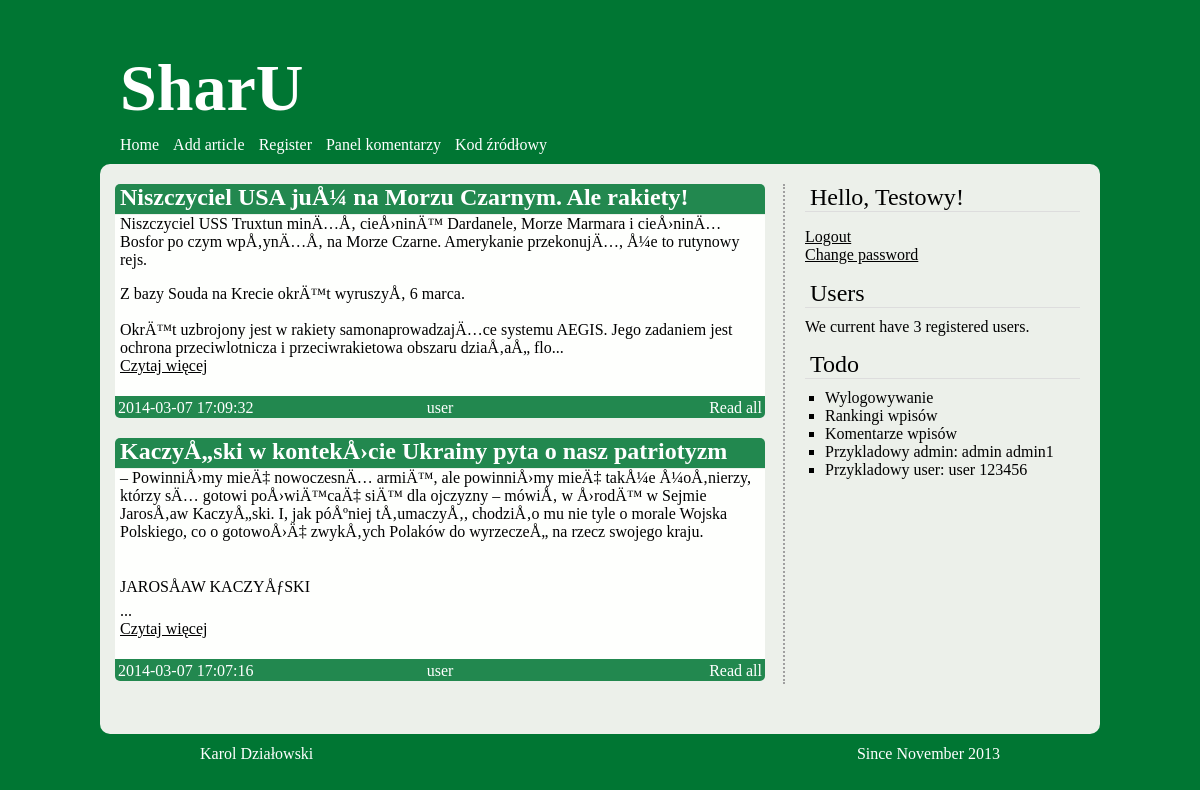
Screenshot of /index.php (signed in) with the database file from the repository.
### tables this page shows
CREATE TABLE IF NOT EXISTS `articles` (
  `id` int(11) NOT NULL AUTO_INCREMENT,
  `title` text NOT NULL,
  `content` text NOT NULL,
  `excerpt` text NOT NULL,
  `author` text NOT NULL,
  `date` timestamp NOT NULL DEFAULT CURRENT_TIMESTAMP,
  PRIMARY KEY (`id`)
);

CREATE TABLE IF NOT EXISTS `users` (
  `user_id` int(11) NOT NULL AUTO_INCREMENT,
  `username` varchar(32) NOT NULL,
  `password` varchar(32) NOT NULL,
  `first_name` varchar(100) NOT NULL,
  `last_name` varchar(100) NOT NULL,
  `email` varchar(255) NOT NULL,
  `active` int(11) NOT NULL DEFAULT '1',
  `moderator` int(11) NOT NULL DEFAULT '0',
  PRIMARY KEY (`user_id`)
);

### core/init.php (called while the page is built, shortened)
<?php
require 'functions/users.php';
if (logged_in() === true) {
    $session_user_id = $_SESSION['user_id'];
    $user_data = user_data($session_user_id, 'user_id', 'username', 'password', 'first_name', 'last_name', 'email');
}
?>

### core/functions/users.php (called while the page is built, shortened)
<?php
function user_data($user_id) {
    $user_id = (int) $user_id;
    $func_num_args = func_num_args();
    $func_get_args = func_get_args();
    if ($func_num_args > 1) {
        unset($func_get_args[0]);
        $fields = '`' . implode('`, `', $func_get_args) . '`';
        $data = mysql_fetch_assoc(mysql_query("SELECT $fields FROM `users` WHERE `user_id` = $user_id"));
        return $data;
    }
}
?>

### includes/articles/show.php (the view, shortened to what this page needs)
<?php
if (isset($_GET['id']) && !empty($_GET['id'])) {
    $result = mysql_query("SELECT id, title, content, excerpt, author, date FROM articles WHERE id=" . $_GET['id']);
    while ($row = mysql_fetch_array($result, MYSQL_NUM)) {
        echo ("
			<div class='news'>
				<div class='tytul'>" . $row[1] . "</div>
				<div class='tresc'>" . $row[2] . "</div>
				<div class='autor'>
				<table style='width: 100%'>
				<tr>
					<td style='width: 33%'>" . $row[5] . "</td>
                                        <td align='center' style='width: 33%'>" . $row[4] . "</td>
					<td align='right' style='width: 33%'><a class='autor' href='edit_article.php?id=" . $_GET['id'] . "'><img src='css/images/edit_ico.png'></a> <a class='autor' href='delete_article.php?id=" . $_GET['id'] . "'><img src='css/images/delete_ico.png'></a> </td>
				</tr>
				</table>
				</div>
			</div>
			");
    }
    mysql_free_result($result);
    include 'includes/comments/show.php';
    ?>
    <form name='comment' action='add_comment.php' method='get'>
        <ul>
            <li>Autor:</li>
            <li> <input type='text' name='author'></input> </li>
            <li> Komentarz: </li>
            <li> <textarea class='ckeditor' name='content' cols='50' rows='10'> </textarea> </li>
            <li> <input type="hidden" name="article_id" value="<?php echo $article_id ?>" </li>
            <li> <input type='submit' value='Wyslij'> </li>
        </ul>
    </form>
<?php
}
else {
    $result = mysql_query("SELECT MAX(id) as id FROM articles");
    $row = mysql_fetch_array($result, MYSQL_ASSOC);
    $id = $row["id"];
    for ($i = $id; $i > 0; $i--) {
        $result = mysql_query("SELECT id, title, content, excerpt, author, date FROM articles WHERE id=" . $i);
        while ($row = mysql_fetch_array($result, MYSQL_NUM)) {
            $small = $row[2];
            if (strlen($small) > 500) {
                $small = substr($row[2], 0, 500) . "... <br> <a href='index.php?id=" . $row[0] . "'>Czytaj więcej</a> ";
            }
            echo("
			<div class='news'>
				<div class='tytul'>" . $row[1] . "</div>
				<div class='tresc'>" . $small . "</div>
				<div class='autor'>
				<table style='width: 100%'>
				<tr>
					<td style='width: 33%'>" . $row[5] . "</td>
					<td align='center' style='width: 33%'> ".$row[4]." </td>
					<td align='right' style='width: 33%'><a class='autor' href='index.php?id=" . $row[0] . "'>Read all</a> </td>
				</tr>
				</table>
				</div>
			</div>
			");
        }
    }
}
?>

### includes/widgets/loggedin.php
<div class="aside">
    <h2 class="widget">Hello, <?php echo $user_data['first_name']; ?>!</h2>
    <form action="login.php" method="post">
        <ul>
            <li> <a href="logout.php">Logout</a> </li>
            <li> <a href="changepassword.php">Change password</a></li>
        </ul>
    </form>
</div>

### css/style.css (style rules this page uses)
body { background-color: #007633; background-size: 100% 100%; }
ul { padding-left: 0px; }
li { list-style-type:none; }
a:link { color: black; }
p { margin-top: 1px; }
div.news { width: 100%; margin-bottom: 20px; }
div.tytul { background-color: #22884F; color: #FFFFFF; height: 30px; border-radius: 5px 5px 0 0; padding-left: 5px; font-size: x-large; font-weight: bold; }
div.tresc { background-color: #FEFFFD; min-height: 10px; padding-left: 5px; margin-bottom: 0px; padding-bottom: 5px; }
div.autor { margin-top: 0px; background-color: #22884F; color: #FFFFFF; height: 22px; border-radius: 0 0 5px 5px; }
a.autor { text-decoration: none; }
a:link.autor { color:#FFFFFF; }
div.aside { margin-bottom: 15px; }
h2.widget { margin: 0 0 10px 0; padding: 0 5px; font-weight: normal; border-bottom: 1px solid #ddd; }

### rows the page displays
articles: title "Niszczyciel USA juÅ¼ na Morzu Czarnym. Ale rakiety!", content "Niszczyciel USS Truxtun minÄ…Å‚ cieÅ›ninÄ™ Dardanele, Morze Marmara i cieÅ›ninÄ… Bosfor po czym wpÅ‚ynÄ…Å‚ na Morze Czarne. Amerykanie przekonujÄ…, Å¼e to rutynowy rejs. Z bazy Souda na Krecie okrÄ™t wyruszyÅ‚ 6 marca. OkrÄ™t uzbrojony jest w rakiety samonaprowa­dza­jÄ…­ce systemu AEGIS. Jego zadaniem jest ochrona przeciwlot­ni­cza i przeciwrakie­to­wa obszaru dziaÅ‚aÅ„ flo", date "2014-03-07 17:09:32", author "user"
articles: title "KaczyÅ„ski w kontekÅ›cie Ukrainy pyta o nasz patriotyzm", content "– PowinniÅ›my mieÄ‡ nowoczesnÄ… armiÄ™, ale powinniÅ›my mieÄ‡ takÅ¼e Å¼oÅ‚nierzy, którzy sÄ… gotowi poÅ›wiÄ™caÄ‡ siÄ™ dla ojczyzny – mówiÅ‚ w Å›rodÄ™ w Sejmie JarosÅ‚aw KaczyÅ„ski. I, jak póÅºniej tÅ‚umaczyÅ‚, chodziÅ‚o mu nie tyle o morale Wojska Polskiego, co o gotowoÅ›Ä‡ zwykÅ‚ych Polaków do wyrzeczeÅ„ na rzecz swojego kraju. JAROSÅAW KACZYÅƒSKI", date "2014-03-07 17:07:16", author "user"
users: first_name "Testowy"

### other values shown
$user_count "3"
$suffix "s"
